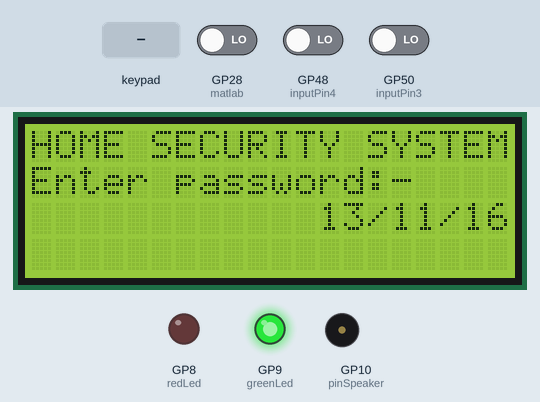
Simulated run of this sketch. Board: Raspberry Pi Pico. Parts: 20×4 character LCD, output pins drawn as LEDs (lit = HIGH), buzzer (waves = sounding, pin HIGH). The test bench sets the inputs (shaded band); at power-on: GP48 (inputPin4) LOW, GP28 (matlab) LOW, GP50 (inputPin3) LOW. What the sketch prints to the serial monitor is not drawn.

Above: at 1.2 s.
1.3 s: GP48 (inputPin4) driven HIGH
4.3 s: GP28 (matlab) driven HIGH
At 5.0 s:
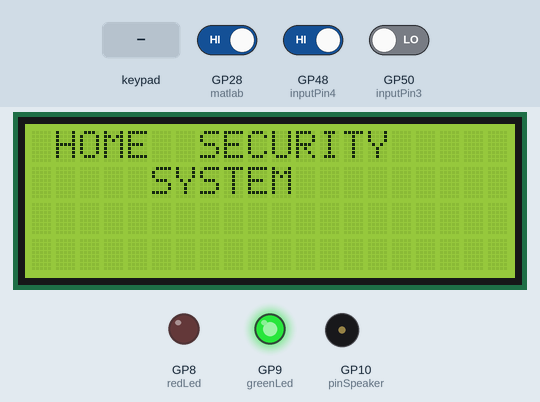
At 5.5 s:
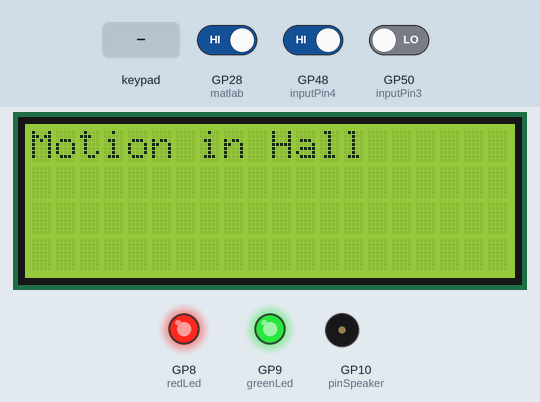
7.3 s: GP50 (inputPin3) driven HIGH
At 9.0 s:
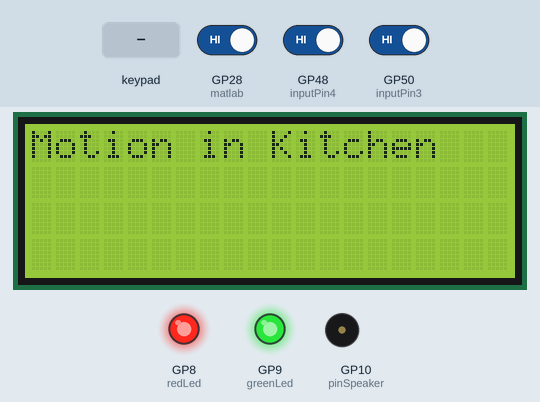
10.3 s: GP50 (inputPin3) driven LOW
11.9 s: keypad keys 1 2 3 4 pressed 0.4 s apart
16.5 s: GP28 (matlab) driven LOW
At 20.8 s:
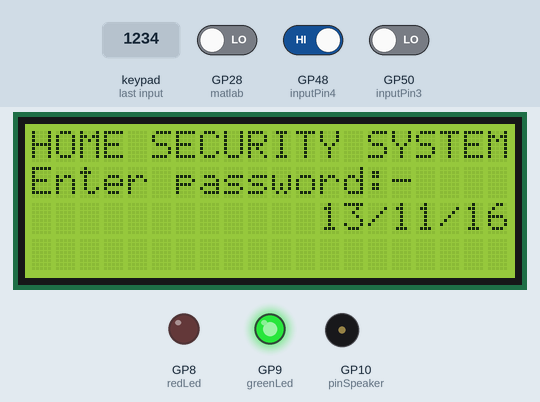
Timing chart, 0 to 22.3 s (numbered marks = the images above; inputs shaded):
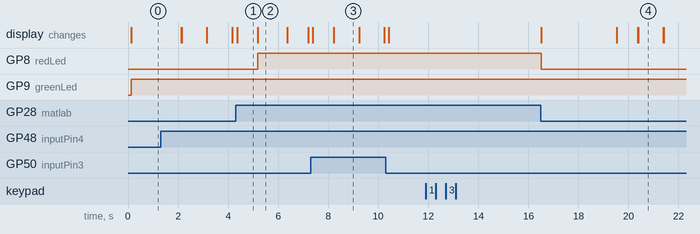

Measured:
- after the input at 4.3 s, GP8 (redLed): LOW → HIGH after 0.88 s; the display: changes after 0.07 s (image 1)
- after the input at 7.3 s, the display: first differs from a run without the input after 0.93 s (image 3)
- after the input at 11.9 s, every drawn part: stays the same
- after the input at 16.5 s, the display: first differs from a run without the input after 3.0 s (image 4)
- what the display in image 1 shows lasts 0.8 s, from 4.4 s to 5.2 s
- what the display in image 2 shows lasts 1.2 s, from 5.2 s to 6.4 s
- what the display in image 3 shows lasts 1.0 s, from 8.2 s to 9.2 s

The sketch:

final.ino
```cpp
#include <Keypad.h>
#include <Wire.h>
#include <Servo.h>
#include <LiquidCrystal.h>
#include <SoftwareSerial.h>
#define Password_Lenght 5           //Password Length not exceeding 4

SoftwareSerial mySerial(46, 44); // RX, TX
LiquidCrystal lcd(12,11,5,4,3,2);             //Arduino pins which are connected to LCD display
char Data[Password_Lenght]; // 4 is the number of chars it can hold + the null char = 5
//variable to store password
char Master[Password_Lenght] = "1234"; //Password for activating home security system="1234"
byte data_count = 0;                   //Number of bytes in Data String(Input Password Length)
byte master_count = 0;                 //Number of bytes in Master String(Stored Password Length)
bool Pass_is_good;
char customKey;
int pos = 0;
const byte ROWS = 4;                  //Number of rows in the Keypad
const byte COLS = 4;                  //Number of columns in the Keypad
char keys[ROWS][COLS] = {
{'1', '2', '3', 'A'},
{'4', '5', '6', 'B'},
{'7', '8', '9', 'C'},
{'*', '0', '#', 'D'}
};
Servo myservo;
//Setting rows and columns of Keypad
byte rowPins[ROWS] = { 53,51,49,47}; //connect to the row pinouts of the keypad
byte colPins[COLS] = { 45,43,41,39}; //connect to the column pinouts of the keypad
int val;
int tempPin = 1;
int g=0;

const int sensorPin= 0;
//const int buzzerPin= 13;
int smoke_level;
int u=0;
int shariq=0;
int flag=0;
//int ledPin = 13;                // choose the pin for the LED
int matlab = 28;                // choose the pin for the LED
int matlab1 = 26;                // choose the pin for the LED
int inputPin1 = 7;            // choose the input pin (for PIR sensor)
int inputPin2=6;                    //input Pin for PIR sensor 2(Room N0.2)
int inputPin3=50;                   //input Pin for PIR sensor 3(Room No.3)
int inputPin4=48;                   //input Pin for PIR sensor 4(Room No.4)
int pirState1 = LOW;             // we start, assuming no motion detected
int pirState2=LOW;               //Assuming no motion detected in Room No.2
int pirState3=LOW;               //Assuming no motion detected in Room No.3
int pirState4=LOW;              //Assuming no motion detected in Room No.4
//int val = 0;                    // variable for reading the pin status
int temp=0;
int pinSpeaker = 10;           //Set up a speaker on a PWM pin (digital 9, 10, or 11)
int redLed = 8;                //RED LED is connected to the processor's 8th PIN
int greenLed = 9;              //GREEN LED is connected to the processor's 9th PIN
int virat=0;                  //Counting the Number of Times we are entering the Password(It counts when we type the Password incorrectly)
int SendCount=0;


 int light=0;
  /********************************************/
Keypad customKeypad( makeKeymap(keys), rowPins, colPins, ROWS, COLS);
void kohli()
  {
    if(virat>=3)                            //If Number of tries is greater than or equal to 3
    {
    //    SendCount=1;

  // rambabu();
                          //function to make a call
    int gh;
   // gh=virat*5;
   lcd.setCursor(0,1);                      //Setting cursor to 0th column and 1st row
  lcd.print("Try after ");                  //Printing "Try after 2 min" at (0,1) position on LCD display
  lcd.print("1");
  lcd.print(" min");
  delay(60000);                        // 1sec=1000milliseconds
  //delay=2*1000*60=2min
  //if Number of tries is greater than or equal to 3 then we provide a delay of 2minutes
    }
    else
    {
      lcd.setCursor(0,2);                 //Setting cursor to 0th column and 2nd row
      lcd.print("Try Again");             //Printing "Try Again" if number of tries(virat) is less than 3
    }
      virat=virat+1;                     //Incrementing the Number of tries
  }
  /*
  void loop6()
  {
       if(g==0&&SendCount==1)
  {
   switch('s')
  {
    case 's':
      SendMessage();
      g=1;
      break;
    case 'r':
      RecieveMessage();
      break;
 }
  }
  if (mySerial.available()>0)
   Serial.write(mySerial.read());


  }*/
void bad()
{
  lcd.setCursor(0,1);                   //Setting the cursor to 0th column and 1st row
  lcd.print("Enter Password:-");        //printing("Enter Password:-")
  kohli();                              //kohli() Function is called and if Number of tries is less than 3 then the password is taken as input else it provides a delay of 2 minutes
}
void good()
{ lcd.setCursor(0,0);                   //Setting the cursor at 0th row and 0th column
  setup1();                             //If the input Password is correct then the Home Security system is activated
}
//*******************************^^^^^^^^^^^^^^^^^^^^^^^^^^^^^^^^^^^^^^^^^/
void setup1() {  pinMode(redLed, OUTPUT);      // declare LED as output  pinMode(inputPin, INPUT);     // declare sensor as input
  pinMode(pinSpeaker, OUTPUT);                  //Output state of the Buzzer
//  pinMode(ledPin,OUTPUT);                       //Output State of all LED's
  pinMode(greenLed,OUTPUT);                     //Output state of Green LED
  digitalWrite(matlab1,LOW);
  Serial.begin(9600);
  lcd.begin(20, 4);                              //
  lcd.setCursor(1, 0);                                            // Set LCD cursor position (column, row)
  lcd.print("HOME  SECURITY");                                      // Print text to LCD
  lcd.setCursor(5, 1);                                            // Set LCD cursor position (column,row)
  lcd.print("SYSTEM");                                            // Print text to LCD
  delay(2000);                                                      // Delay to read text
lcd.clear();                                                    // Clear LCD
lcd.setCursor(0, 0);                                            //Setting cursor at 0th row and 0th column
      lcd.print("Processing Data.");
      delay(1000);
      lcd.clear();
      lcd.setCursor(0,0);
      lcd.print("System Activated.");
      delay(1000);
      close1();
}
void loop1()
{

  if(u==2)
  {
    lcd.clear();
   lcd.setCursor(5,0);
   lcd.print("ALERT!!!!!");
   lcd.setCursor(3,1);
   lcd.print("Enter Password");
   lcd.setCursor(3,2);
   lcd.print("to de-activate");
     u=0;
  }
  Serial.print("correct password");
 /* if(digitalRead(inputPin1)==HIGH)            //If the motion is detected in Room-1
  { //rambabu();
    lcd.clear();                              //Clears the LCD Dispaly screen
  //rambabu();
    digitalWrite(redLed,HIGH);                 //RED LED starts glowing
    digitalWrite(pinSpeaker,HIGH);             //Buzzer starts beeping
    digitalWrite(ledPin,HIGH);                 //LED strip starts glowing
    lcd.setCursor(0,0);                        //Cursor is set to 0th row and 0th column on the LCD display
    lcd.print("Motion in Bedroom");             //prints the text on the LCD display
      lcd.setCursor(3,1);
      //Cursor is set to 3rd column and 1st row
    delay(1000);
    lcd.print("Enter Password");               //prints the Text("Enter Password") on the LCD display
    lcd.setCursor(3,2);                        //Cursor is set to 3rd column and 2nd row on the LCD Display
    lcd.print("to de-activate :-");            //Prints the Text("to de-activate :-") on the LCD display
                            //clears the LCD display screen
    u=2;

  }
  if(digitalRead(inputPin2)==HIGH)            //If the motion is detected in Room-2
  {
   //rambabu();
    lcd.clear();                              //Clears the LCD Dispaly screen
  //rambabu();
    digitalWrite(redLed,HIGH);                //RED LED starts glowing
    digitalWrite(pinSpeaker,HIGH);            //Buzzer starts beeping
    digitalWrite(ledPin,HIGH);                //LED strip starts glowing
    lcd.setCursor(0,0);                        //Cursor is set to 0th row and 0th column on the LCD display
    lcd.print("Motion in Kitchen");             //prints the text on the LCD display
      lcd.setCursor(3,1);                      //Cursor is set to 3rd column and 1st row
    delay(1000);
    lcd.print("Enter Password");               //prints the Text("Enter Password") on the LCD display

    lcd.setCursor(3,2);                        //Cursor is set to 3rd column and 2nd row on the LCD Display
    lcd.print("to de-activate :-");            //Prints the Text("to de-activate :-") on the LCD display
    //lcd.setCursor(4,3);
     //lcd.print("at time");
     //digitalClockDisplay();
     //lcd.clear();                             //clears the LCD display screen
    u=2;

  }*/
   if(digitalRead(inputPin3)==HIGH)                   //If the motion is detected in Room-3
  {
    //rambabu();
     lcd.clear();                                     //Clears the LCD Dispaly screen
      //rambabu();                    //rambabu() Function is called so that we can make a call to the user using GSM module
    int vis=0;
    digitalWrite(redLed,HIGH);                        //RED LED starts glowing
    //digitalWrite(pinSpeaker,HIGH);                    //Buzzer starts beeping
//    digitalWrite(ledPin,HIGH);                        //LED strip starts glowing
    lcd.setCursor(0,0);                        //Cursor is set to 0th row and 0th column on the LCD display
    lcd.print("Motion in Kitchen");             //prints the text on the LCD display
    delay(1000);
      lcd.setCursor(3,1);                      //Cursor is set to 3rd column and 1st row
    lcd.print("Enter Password");               //prints the Text("Enter Password") on the LCD display
    lcd.setCursor(3,2);                        //Cursor is set to 3rd column and 2nd row on the LCD Display
    lcd.print("to de-activate :-");            //Prints the Text("to de-activate :-") on the LCD display
                                 //clears the LCD display screen
    u=2;
  }
   if(digitalRead(inputPin4)==HIGH)                 //If the motion is detected in Room-4
  {
   // rambabu();
    lcd.clear();                                    //Clears the LCD Dispaly screen
                                      //rambabu() Function is called so that we can make a call to the user using GSM module
    digitalWrite(redLed,HIGH);                      //RED LED starts glowing
   // digitalWrite(pinSpeaker,HIGH);                  //Buzzer starts beeping
//    digitalWrite(ledPin,HIGH);                      //LED strip starts glowing
    lcd.setCursor(0,0);                        //Cursor is set to 0th row and 0th column on the LCD display
    lcd.print("Motion in Hall");             //prints the text on the LCD display
    lcd.setCursor(3,1);
    //Cursor is set to 3rd column and 1st row
    delay(1000);
    lcd.print("Enter Password");               //prints the Text("Enter Password") on the LCD display
    lcd.setCursor(3,2);                        //Cursor is set to 3rd column and 2nd row on the LCD Display
    lcd.print("to de-activate :-");            //Prints the Text("to de-activate :-") on the LCD display
  //   lcd.clear();                             //clears the LCD display screen
    u=2;
    }
    int gh;
  gh=1;
  customKey = customKeypad.getKey();

  if (customKey)
  {
    if(light==0)
    lcd.clear();
     lcd.setCursor(5,0);

   lcd.print("ALERT!!!!!");
   lcd.setCursor(3,1);
   lcd.print("Enter Password");
   lcd.setCursor(3,2);
   lcd.print("to de-activate :-");
   light=1;
    Data[data_count] = customKey; // store char into data array
    lcd.setCursor(data_count,3); // move cursor to show each new char
    lcd.print("*"); // print char at said cursor
    data_count++; // increment data array by 1 to store new char, also keep track of the number of chars entered
  }
  if(data_count == Password_Lenght-1) // if the array index is equal to the number of expected chars, compare data to master
  {
    if(!strcmp(Data, Master))// equal to (strcmp(Data, Master) == 0)
    //if the input Password is same as the stored Password then the Home Security System deactivates
    {
        //   digitalWrite(matlab,LOW);
      digitalWrite(redLed,LOW);               //RED LED stops glowing
      digitalWrite(greenLed,HIGH);            //Green LED starts glowing
      digitalWrite(matlab,LOW);
//      digitalWrite(ledPin,LOW);               //LED strip stops glowing
      digitalWrite(pinSpeaker,LOW);           //Buzzer stops Beeping
      lcd.clear();                            //clears the LCD Display screen
      lcd.setCursor(0,0);                     //Cursor is set to 0th row and 0th column on the LCD display
      lcd.print("System deactivated");        //Prints the text on the LCD Display
      digitalWrite(matlab1,HIGH);
      delay(3000);
      clearData();
      lcd.clear();
      loop();
      return;
    }
    else
    //if the entered Password is wrong then this loop executes
    {
      lcd.clear();                        //clears the LCD Display Screen
      lcd.setCursor(0,0);                 //Cursor is set to 0th row and 0th column
      bad();                              //bad() Function is called to re-enter the Password
      //If Number of tries is less than 3 we can enter the Password else we want to wait for 2min
      clearData();
    }
  }

  loop1();
}
// duration in mSecs, frequency in hertz
void playTone(long duration, int freq) {
    duration *= 1000;
    int period = (1.0 / freq) * 1000000;
    long elapsed_time = 0;
    while (elapsed_time < duration) {
        digitalWrite(pinSpeaker,HIGH);
        delayMicroseconds(period / 2);
        digitalWrite(pinSpeaker, LOW);
        delayMicroseconds(period / 2);
        elapsed_time += (period);
    }
}
void setup()
{
digitalWrite(matlab1,LOW);
  digitalWrite(matlab,LOW);
  pinMode(sensorPin, INPUT);//the smoke sensor will be an input to the arduino
  lcd.begin(20,4);              //Initialising Number of rows and columns in LCD Display
  //Number of rows=4
  //Number of columns=20
  lcd.clear();                  //Clears the LCD display Screen
  //lcd.setCursor(10,3);
  //digitalClockDisplay();
int pirState1 = LOW;             // we start, assuming no motion detected
int pirState2=LOW;               //Assuming no motion detected in Room No.2
int pirState3=LOW;               //Assuming no motion detected in Room No.3
int pirState4=LOW;
//myservo.attach(22);
}

void loop()
{
  digitalWrite(matlab1,LOW);
     if(digitalRead(matlab)==HIGH)
   {
    good();
    loop1();
   }
  digitalWrite(greenLed,HIGH);                        //Green LED starts glowing
  digitalWrite(redLed,LOW);                           //Initially RED LED is at off state
//  digitalWrite(ledPin,LOW);                           //Initially LED strip is at off state
  digitalWrite(pinSpeaker,LOW);                       //Initially Buzzer is at low state(if motion is detected in any of the rooms then Buzzer starts beeping
  lcd.setCursor(0,0);                                 //Cursor is set to 0th row and 0th column on the LCD Display
 // lcd.clear();
  lcd.print("HOME SECURITY SYSTEM");
  lcd.setCursor(0,1);
  lcd.print("Enter password:-");
 lcd.setCursor(12,2);
lcd.print("13/11/16");
  u=0;
  customKey = customKeypad.getKey();
  if (customKey)
  {
    Data[data_count] = customKey; // store char into data array
    lcd.setCursor(data_count,2); // move cursor to show each new char
    lcd.print("*"); // prints "*" inplace of the input integer
    data_count++; // increment data array by 1 to store new char, also keep track of the number of chars entered
  }

  if(data_count == Password_Lenght-1)
  //if the length of the input Password and stored Password are same then it checks whether the input Password is correct or not
  {
    lcd.clear();                                    //clears the LCD Display screen
    lcd.setCursor(0, 0);                            //cursor is set to 0th row and 0th column

    if(strcmp(Data, Master)==0)                     //if input Password and stored Password are same then the Home Securty System activates
    { data_count=0;                                 //Initialising the length of input Password to 0
      digitalWrite(redLed,HIGH);                    //RED LED starts glowing
      digitalWrite(greenLed,LOW);                   //GREEN LED stops glowing
      good();                                       //good() Function is called to activate the Home Security system
      u=1;
      loop1();
      return;
    }
    else
    {
      bad();                                        //if the input Password and stored Password are different then the bad() Function is called
      //In bad() function if the Number of tries is less than 3 then we can re-enter the Password
      //if Number of tries is greater than 3 then a delay of 2min is provided
    }
    delay(1000);
    lcd.clear();
    clearData();                                  //clearData() Function is used to clear the Data string where input Password is stored
  }
}

void clearData()
//This loop is used to clear the Data string where input Password is stored
{
  while(data_count !=0)
  {
    Data[data_count--] = 0;                       //Setting all the elements of the Data Array to 0
  }
  return;
}
/*
void printDigits(byte digits){
    if(digits < 10)
        lcd.print('0');
    lcd.print(digits);
}
*/
void rambabu()
{
Serial.println("Calling through GSM Modem");


mySerial.begin(9600);
delay(2000);
mySerial.println("ATD +919703082680;"); // ATDxxxxxxxxxx; -- watch out here for semicolon at the end!!

// print response over serial port
if (mySerial.available())
Serial.write(mySerial.read());
}

void open1()
{
//  SendMessage();
  for (pos = 0; pos <= 120; pos += 1)
  {
    myservo.write(pos);              // tell servo to go to position in variable 'pos'
    delay(10);                       // waits 15ms for the servo to reach the position
  }
  return;
}

void close1()
{
 // SendMessage1();
    for (pos = 60; pos >= 0; pos -= 1) { // goes from 180 degrees to 0 degrees
    myservo.write(pos);              // tell servo to go to position in variable 'pos'
    delay(10);                       // waits 15ms for the servo to reach the position
  return;
}
}
/* void SendMessage()
{
  mySerial.println("AT+CMGF=1");    //Sets the GSM Module in Text Mode
  delay(1000);  // Delay of 1000 milli seconds or 1 second
  mySerial.println("AT+CMGS=\"+919542758199\"\r"); // Replace x with mobile number
  delay(1000);
  mySerial.println("I am SMS from GSM Module");// The SMS text you want to send
//  delay(100);
   mySerial.println((char)26);// ASCII code of CTRL+Z
  delay(1000);
}


 void RecieveMessage()
{
  mySerial.println("AT+CNMI=2,2,0,0,0"); // AT Command to recieve a live SMS
  delay(1000);
 }
 */
```
